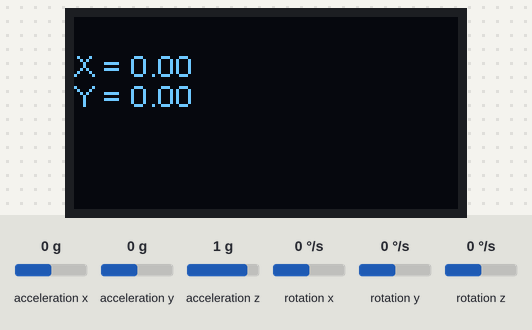
Bench run of a sketch on a simulated ESP32. Shown: 128×64 one-colour display. Wiring (inferred from the names in the program): MPU-6050 motion sensor at I2C address 0x68. The test bench sets the inputs (shaded band); at power-on: rotation x 0 °/s, rotation y 0 °/s, acceleration x 0 g, acceleration y 0 g, acceleration z 1 g, rotation z 0 °/s.

Above: at 1.3 s.
1.4 s: rotation x set to -192 °/s
At 2.7 s:
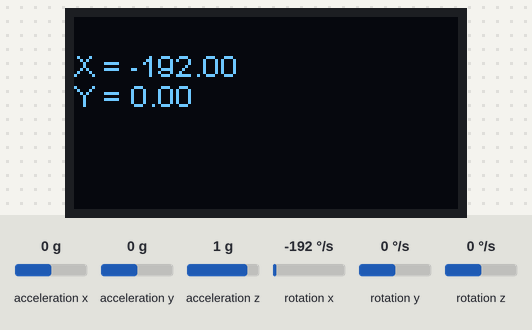
3.7 s: rotation y set to -192 °/s
At 5.4 s:
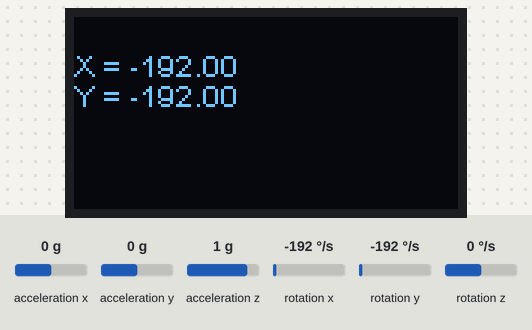
5.7 s: rotation x set to -100 °/s
At 6.8 s:
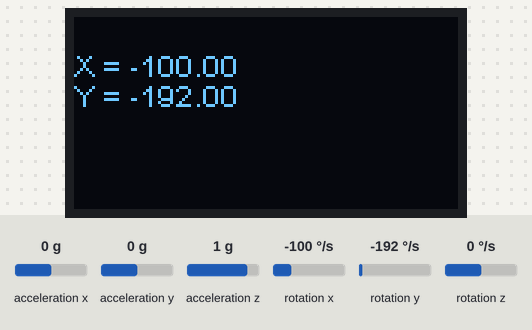
7.7 s: rotation y set to -100 °/s
At 9.5 s:
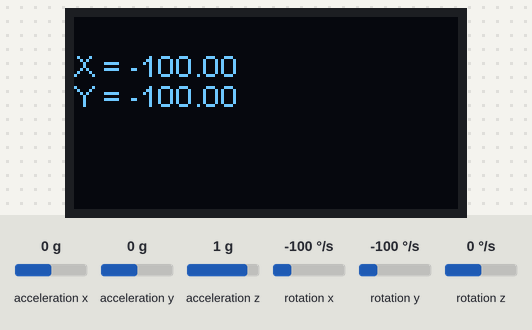
Timing chart, 0 to 10.8 s (numbered marks = the images above; inputs shaded):
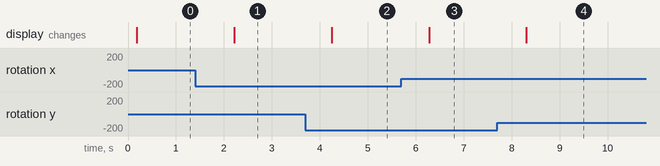

Measured:
- after the input at 1.4 s, the display: changes after 0.81 s (image 1)
- after the input at 3.7 s, the display: changes after 0.54 s (image 2)
- after the input at 5.7 s, the display: changes after 0.58 s (image 3)
- after the input at 7.7 s, the display: changes after 0.61 s (image 4)

The sketch:

node_accelerator.ino
```cpp
#include <Wire.h>
#include "pitches.h"
#include "SSD1306Wire.h"

// MPU6050 Slave Device Address
const uint8_t MPU6050SlaveAddress = 0x68;

// Select SDA and SCL pins for I2C communication
const uint8_t scl = A5;
const uint8_t sda = A4;

// sensitivity scale factor respective to full scale setting provided in datasheet
const uint16_t AccelScaleFactor = 16384;
const uint16_t GyroScaleFactor = 131;

// MPU6050 few configuration register addresses
const uint8_t MPU6050_REGISTER_SMPLRT_DIV   =  0x19;
const uint8_t MPU6050_REGISTER_USER_CTRL    =  0x6A;
const uint8_t MPU6050_REGISTER_PWR_MGMT_1   =  0x6B;
const uint8_t MPU6050_REGISTER_PWR_MGMT_2   =  0x6C;
const uint8_t MPU6050_REGISTER_CONFIG       =  0x1A;
const uint8_t MPU6050_REGISTER_GYRO_CONFIG  =  0x1B;
const uint8_t MPU6050_REGISTER_ACCEL_CONFIG =  0x1C;
const uint8_t MPU6050_REGISTER_FIFO_EN      =  0x23;
const uint8_t MPU6050_REGISTER_INT_ENABLE   =  0x38;
const uint8_t MPU6050_REGISTER_ACCEL_XOUT_H =  0x3B;
const uint8_t MPU6050_REGISTER_SIGNAL_PATH_RESET  = 0x68;

int16_t AccelX, AccelY, AccelZ, Temperature, GyroX, GyroY, GyroZ;

int melody[] = {
  NOTE_C4, NOTE_G3, NOTE_G3, NOTE_A3, NOTE_G3, 0, NOTE_B3, NOTE_C4
};
int noteDurations[] = {
  4, 8, 8, 4, 4, 4, 4, 4
};

int thisNote = 0;
// D3 -> SDA
// D5 -> SCL
SSD1306Wire  display(0x3c, sda, scl);


void setup() {
  //Serial.begin(9600);
  Wire.begin(sda, scl);
  MPU6050_Init();

  display.init();
  display.flipScreenVertically();
  display.setFont(ArialMT_Plain_10);
  display.setTextAlignment(TEXT_ALIGN_LEFT);

}


void loop() {
  double Ax, Ay, Az, T, Gx, Gy, Gz;
  display.clear();
  Read_RawValue(MPU6050SlaveAddress, MPU6050_REGISTER_ACCEL_XOUT_H);

  //divide each with their sensitivity scale factor
  //Ax = (double)AccelX/AccelScaleFactor;
  //Ay = (double)AccelY/AccelScaleFactor;
  //Az = (double)AccelZ/AccelScaleFactor;
  T = (double)Temperature/340+36.53; //temperature formula
  Gx = (double)GyroX/GyroScaleFactor;
  Gy = (double)GyroY/GyroScaleFactor;
  //Gz = (double)GyroZ/GyroScaleFactor;

//  Serial.print("Ax: "); Serial.print(Ax);
//  Serial.print(" Ay: "); Serial.print(Ay);
//  Serial.print(" Az: "); Serial.print(Az);
//  Serial.print(" T: "); Serial.print(T);
//  Serial.println( "°C");
  //Serial.print(" Gx: ");
//  Serial.print(Gx);
//  Serial.print(" : ");
//  Serial.println(Gy);
  //Serial.print(" Gz: "); Serial.println(Gz);
  display.drawString(0, 10, "X = " + String( Gx ) );
  display.drawString(0, 20, "Y = " + String( Gy) );
  display.display();

  thisNote = 3;
  int noteDuration = 1000 / noteDurations[thisNote];
  //tone(D2, melody[thisNote], noteDuration);

  delay(1000);
  noTone(D5);
}

void I2C_Write(uint8_t deviceAddress, uint8_t regAddress, uint8_t data){
  Wire.beginTransmission(deviceAddress);
  Wire.write(regAddress);
  Wire.write(data);
  Wire.endTransmission();
}

// read all 14 register
void Read_RawValue(uint8_t deviceAddress, uint8_t regAddress){
  Wire.beginTransmission(deviceAddress);
  Wire.write(regAddress);
  Wire.endTransmission();
  Wire.requestFrom(deviceAddress, (uint8_t)14);
  AccelX = (((int16_t)Wire.read()<<8) | Wire.read());
  AccelY = (((int16_t)Wire.read()<<8) | Wire.read());
  AccelZ = (((int16_t)Wire.read()<<8) | Wire.read());
  Temperature = (((int16_t)Wire.read()<<8) | Wire.read());
  GyroX = (((int16_t)Wire.read()<<8) | Wire.read());
  GyroY = (((int16_t)Wire.read()<<8) | Wire.read());
  GyroZ = (((int16_t)Wire.read()<<8) | Wire.read());
}

//configure MPU6050
void MPU6050_Init(){
  delay(150);
  I2C_Write(MPU6050SlaveAddress, MPU6050_REGISTER_SMPLRT_DIV, 0x07);
  I2C_Write(MPU6050SlaveAddress, MPU6050_REGISTER_PWR_MGMT_1, 0x01);
  I2C_Write(MPU6050SlaveAddress, MPU6050_REGISTER_PWR_MGMT_2, 0x00);
  I2C_Write(MPU6050SlaveAddress, MPU6050_REGISTER_CONFIG, 0x00);
  I2C_Write(MPU6050SlaveAddress, MPU6050_REGISTER_GYRO_CONFIG, 0x00);//set +/-250 degree/second full scale
  I2C_Write(MPU6050SlaveAddress, MPU6050_REGISTER_ACCEL_CONFIG, 0x00);// set +/- 2g full scale
  I2C_Write(MPU6050SlaveAddress, MPU6050_REGISTER_FIFO_EN, 0x00);
  I2C_Write(MPU6050SlaveAddress, MPU6050_REGISTER_INT_ENABLE, 0x01);
  I2C_Write(MPU6050SlaveAddress, MPU6050_REGISTER_SIGNAL_PATH_RESET, 0x00);
  I2C_Write(MPU6050SlaveAddress, MPU6050_REGISTER_USER_CTRL, 0x00);
}
```

pitches.h
```cpp
/*************************************************
 * Public Constants
 *************************************************/

#define NOTE_B0  31
#define NOTE_C1  33
#define NOTE_CS1 35
#define NOTE_D1  37
#define NOTE_DS1 39
#define NOTE_E1  41
#define NOTE_F1  44
#define NOTE_FS1 46
#define NOTE_G1  49
#define NOTE_GS1 52
#define NOTE_A1  55
#define NOTE_AS1 58
#define NOTE_B1  62
#define NOTE_C2  65
#define NOTE_CS2 69
#define NOTE_D2  73
#define NOTE_DS2 78
#define NOTE_E2  82
#define NOTE_F2  87
#define NOTE_FS2 93
#define NOTE_G2  98
#define NOTE_GS2 104
#define NOTE_A2  110
#define NOTE_AS2 117
#define NOTE_B2  123
#define NOTE_C3  131
#define NOTE_CS3 139
#define NOTE_D3  147
#define NOTE_DS3 156
#define NOTE_E3  165
#define NOTE_F3  175
#define NOTE_FS3 185
#define NOTE_G3  196
#define NOTE_GS3 208
#define NOTE_A3  220
#define NOTE_AS3 233
#define NOTE_B3  247
#define NOTE_C4  262
#define NOTE_CS4 277
#define NOTE_D4  294
#define NOTE_DS4 311
#define NOTE_E4  330
#define NOTE_F4  349
#define NOTE_FS4 370
#define NOTE_G4  392
#define NOTE_GS4 415
#define NOTE_A4  440
#define NOTE_AS4 466
#define NOTE_B4  494
#define NOTE_C5  523
#define NOTE_CS5 554
#define NOTE_D5  587
#define NOTE_DS5 622
#define NOTE_E5  659
#define NOTE_F5  698
#define NOTE_FS5 740
#define NOTE_G5  784
#define NOTE_GS5 831
#define NOTE_A5  880
#define NOTE_AS5 932
#define NOTE_B5  988
#define NOTE_C6  1047
#define NOTE_CS6 1109
#define NOTE_D6  1175
#define NOTE_DS6 1245
#define NOTE_E6  1319
#define NOTE_F6  1397
#define NOTE_FS6 1480
#define NOTE_G6  1568
#define NOTE_GS6 1661
#define NOTE_A6  1760
#define NOTE_AS6 1865
#define NOTE_B6  1976
#define NOTE_C7  2093
#define NOTE_CS7 2217
#define NOTE_D7  2349
#define NOTE_DS7 2489
#define NOTE_E7  2637
#define NOTE_F7  2794
#define NOTE_FS7 2960
#define NOTE_G7  3136
#define NOTE_GS7 3322
#define NOTE_A7  3520
#define NOTE_AS7 3729
#define NOTE_B7  3951
#define NOTE_C8  4186
#define NOTE_CS8 4435
#define NOTE_D8  4699
#define NOTE_DS8 4978
```
